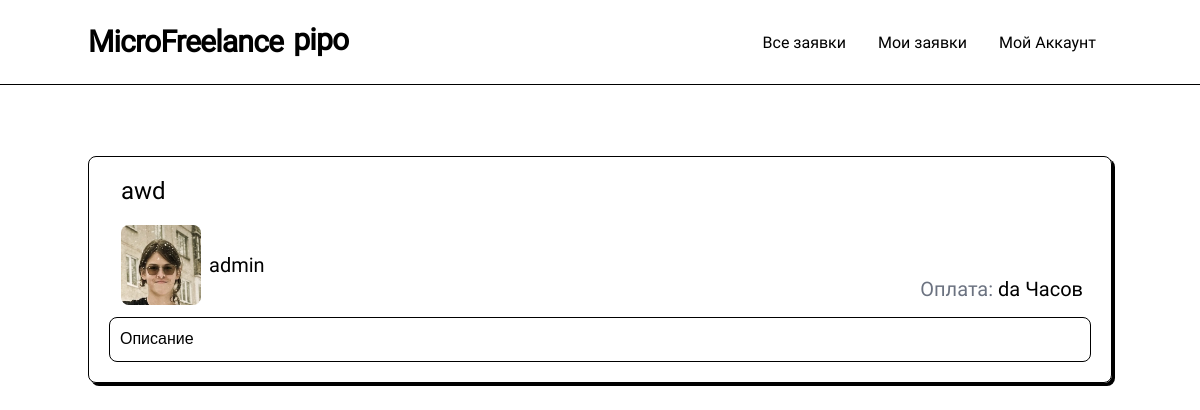
/post/1, run on an earlier commit of the app's database.
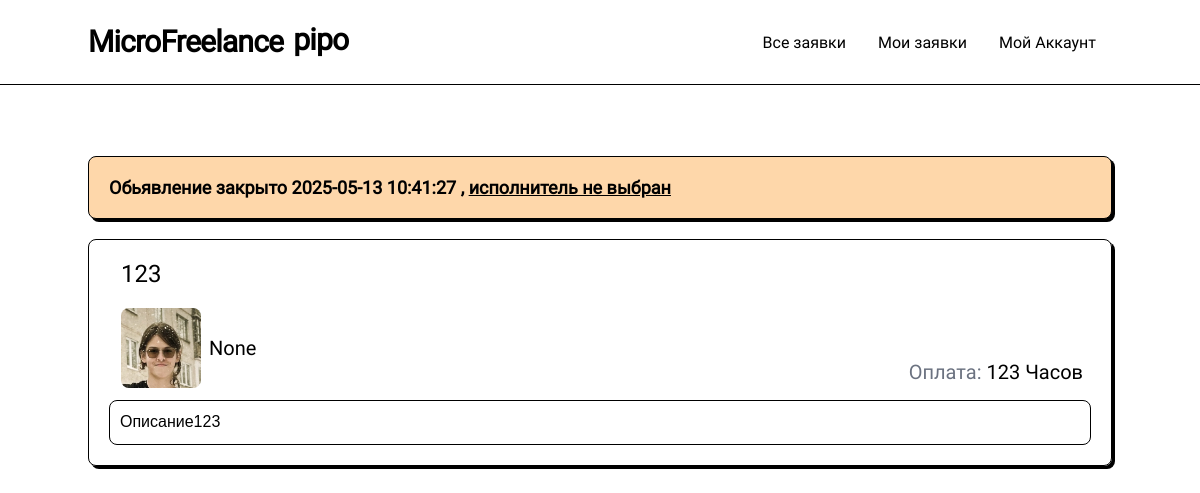
And on a later commit of the database.
### models.py (models this page shows, shortened)
class Post(db.Model):
    __table_name__ = "posts"
    id: Mapped[int]                         = mapped_column(primary_key=True)
    title: Mapped[str]                      = mapped_column(String(64))
    data: Mapped[str]                       = mapped_column(String(256))
    data_text: Mapped[str]                  = mapped_column(String(256))
    coast: Mapped[str]                      = mapped_column(String(64))
    currency: Mapped[str]                   = mapped_column(String(64))
    author_id: Mapped[int]                  = mapped_column(ForeignKey(User.id))
    create_date: Mapped[datetime.datetime]  = mapped_column(DateTime(timezone=True), server_default=func.now())
    update_date: Mapped[datetime.datetime]  = mapped_column(DateTime(timezone=True), server_default=func.now())
    selected: Mapped[bool]                  = mapped_column(default=False)
    selected_date: Mapped[Optional[datetime.datetime]] = mapped_column(DateTime(timezone=True))
    archived: Mapped[bool]                  = mapped_column(default=False)
    archived_date: Mapped[Optional[datetime.datetime]] = mapped_column(DateTime(timezone=True))
    selected_respond_author_id: Mapped[Optional[int]] = mapped_column()
    respond: Mapped[list["PostRespond"]]    = relationship(back_populates="post", cascade="all, delete")
    author: Mapped["User"] = relationship()

class User(UserMixin, db.Model):
    __table_name__ = "users"
    id: Mapped[int]                         = mapped_column(primary_key=True)
    login: Mapped[str]                      = mapped_column(String(64), index=True, unique=True)
    password_hash: Mapped[Optional[str]]    = mapped_column(String(256))
    name: Mapped[Optional[str]]             = mapped_column(String(64))
    aboutme: Mapped[Optional[str]]          = mapped_column(String(256))
    contact_info: Mapped[Optional[str]]     = mapped_column(String(256))
    account_type: Mapped[str]               = mapped_column(String(256), default='student')

### routes.py (the view)
@app.route('/post/<id>', methods=['GET', 'POST'])
def post(id = None):
    data = db.session.scalar( sa.select(Post).where(Post.id == id) )
    if data is None:
        return abort(404)
    if current_user.is_authenticated and current_user.id != data.author_id and current_user.check_role(['student']):
        form = PostRespondForm()
        respond = db.session.query( PostRespond ).filter(PostRespond.author_id == current_user.id).filter(PostRespond.post_id == id).first()
        if form.validate_on_submit():
            if not respond:
                respond = PostRespond()
            respond.text = form.text.data
            respond.author_id = current_user.id
            respond.post_id = id
            respond.update_date = func.now()
            db.session.add(respond)
            db.session.commit()
            flash(['Данные сохранены', 'green'])
        if respond and not data.selected:
            form.text.data = respond.text
            form.submit.label.text = "Изменить"
        if not respond:
            respond = PostRespond()
            respond.author = current_user
        responds = [respond]
        if data.selected and not respond.selected:
            return abort(418)
    else:
        form=''
        if current_user.is_authenticated and data.author_id == current_user.id:
            responds = data.respond
            responds = sorted(responds, key= lambda x: not x.selected)
        else:
            responds = []
    return render_template('post.html', edit=False, form=form, data=data, responds=responds)

### routes.py (called while the page is built)
def render_template(*args, **kwargs):
    kwargs['current_user'] = current_user
    return base_render_teplate(*args, **kwargs)

### templates/post.html (shortened to what this page needs)
{% extends 'base/base.html' %}
{% block content %}
<link href="{{ url_for('static', filename='post_editor/quill.snow.css') }}" rel="stylesheet" />
{% if data.archived %}
<div class="card archived-title">
    Обьявление закрыто {{data.archived_date}}
    {% if data.selected %}, исполнитель выбран
    {% else %}, <u>исполнитель не выбран</u>
    {% endif %}
</div>
{% endif %}
<form method="POST" enctype='multipart/form-data'>
    <div class="card post-card">
        {% if edit %}
        {{ form.hidden_tag() }}
            <div class="title">
                {{ form.title(placeholder='Введите заголовок', class='title-edit', value=data.title) }}
            </div>
        {% else %}
        <div class="relative ">
            <div class="title">
                {{data.title}}
            </div>
        </div>
        {% endif %}
        <div class="user">
            {% if edit %}
                <a class="link">
            {% else %}
                <a href="/profile/{{data.author.login}}" class="link">
            {% endif %}
                <img class="avatar" src="{{ url_for('static', filename='avatars/'+data.author.login + '.webp') }}"
                onerror="this.src='/static/avatars/placeholder.svg'">
                <div class="name">
                    <p> {{ data.author.name }} </p>
                </div>
            </a>
        </div>
        <div class="coast">
                {% if edit %}
                    <p><span>Оплата:</span> {{ form.coast(class='coast-edit', placeholder='Зарплата', value=data.coast) }}{{ form.currency(value=data.currency, class='currency-edit') }} </p>
                {% else %}
                    <p><span>Оплата:</span> {{ data.coast }} {{ data.currency }} </p>
                {% endif %}
        </div>
        <div class="editor">
            {% if edit %}
                {{ form.data(style="display:none;", id='data') }}
                {{ form.data_text(style="display:none;", id='data_text') }}
                <div class="editor-body" id="editor">
                    {{ data.data|safe }}
                </div>
            {% else %}
                <div class="ql-container ql-snow ql-editor info">{{ data.data|safe }}</div>
            {% endif %}
        </div>
    </div>
</form>
{% endblock %}

### templates/base/base.html (shortened to what this page needs)
<!DOCTYPE html>
<html lang="en">
<head>
    <link rel="stylesheet" href="{{ url_for('static', filename='compile.css') }}">
    <link rel="stylesheet" href="{{ url_for('static', filename='output.css') }}">
</head>
<body>
    {% include 'base/header.html' %}
    <div class="container-" id="container">
        {% block content %}
        {% endblock %}
    </div>
</body>
</html>

### templates/base/header.html (shortened to what this page needs)
<nav class="nav-desktop">
    <div class="content">
      <div class="logo">
        <a href="/"> MicroFreelance</a>
        <div class="notifications-container">
          {% include 'base/header_assets/weather.html' %}
        </div>
      </div>
      <div class="tabs">
          <a class="tab" href="/all-tasks"> Все заявки </a>
          <a class="tab" href="/my-tasks">  Мои заявки </a>
          <div class="dropdown">
            <a class="tab" href="/login">   Мой Аккаунт</a>
          </div>
      </div>
  </div>
</nav>
<div class="mobile-logo">
</div>

### templates/base/header_assets/weather.html
<p>pipo</p>

### static/compile.css (style rules this page uses)
html, :host { line-height: 1.5; -webkit-text-size-adjust: 100%; -moz-tab-size: 4; -o-tab-size: 4; tab-size: 4; font-family: Roboto; font-feature-settings: normal; font-variation-settings: normal; -webkit-tap-highlight-color: transparent; }
body { margin: 0; line-height: inherit; }
a { color: inherit; text-decoration: inherit; }
blockquote, dl, dd, h1, h2, h3, h4, h5, h6, hr, figure, p, pre { margin: 0; }
img, svg, video, canvas, audio, iframe, embed, object { display: block; vertical-align: middle; }
img, video { max-width: 100%; height: auto; }
.relative { position: relative; }

### static/post_editor/quill.snow.css (style rules this page uses)
.ql-container { font-family:Helvetica,Arial,sans-serif;font-size:16px;height:100%;margin:0;position:relative }
.ql-editor { box-sizing:border-box;counter-reset:list-0 list-1 list-2 list-3 list-4 list-5 list-6 list-7 list-8 list-9;line-height:1.42;height:100%;outline:none;overflow-y:auto;padding:12px 15px;tab-size:4;-moz-tab-size:4;text-align:left;white-space:pre-wrap;word-wrap:break-word }
.ql-editor > * { cursor:text }
.ql-editor p,.ql-editor ol,.ql-editor pre,.ql-editor blockquote,.ql-editor h1,.ql-editor h2,.ql-editor h3,.ql-editor h4,.ql-editor h5,.ql-editor h6 { margin:0;padding:0 }
.ql-snow { box-sizing:border-box; }
.ql-snow * { box-sizing:border-box }

What changed in the data, as far as the page shows it:
changed Post "Часов": archived False → True (drawn); archived_date (not shown) → "2025-05-13 10:41:27"; title "awd" → "123"; coast "da" → "123"; data "Описание" → "Описание123"
changed User: author.name "admin" → "None"
Also different on the page:
text now shown: "Обьявление закрыто , исполнитель не выбран"
